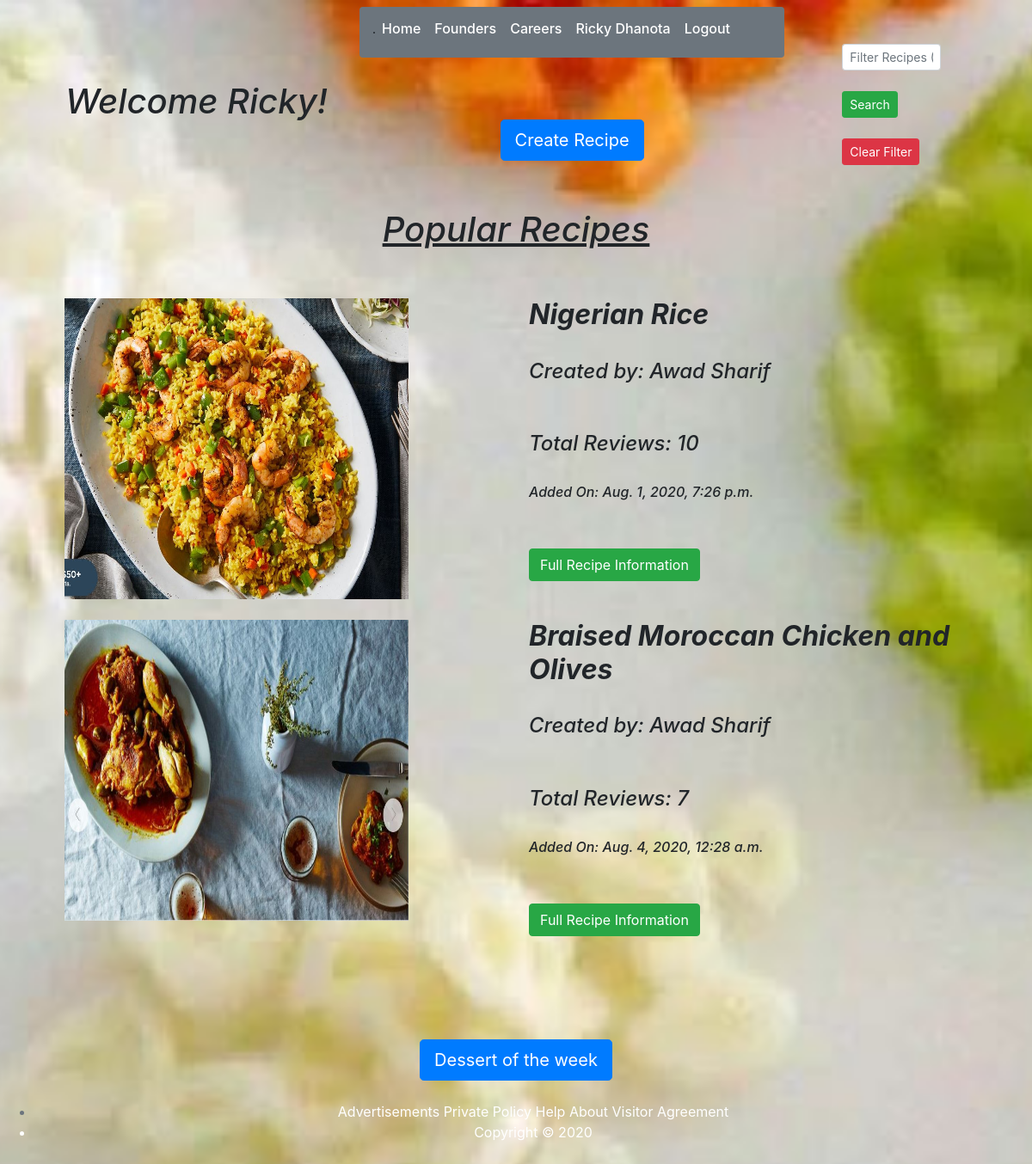
The app's page /welcome (signed in) with its own data.
### recipe_app/models.py (models this page shows)
class User(models.Model):
    first_name = models.CharField(max_length=255)
    last_name = models.CharField(max_length=255)
    email = models.EmailField(max_length=255)
    password = models.CharField(max_length=255)
    created_at = models.DateTimeField(auto_now_add=True)
    updated_at = models.DateTimeField(auto_now=True)
    objects = UserManager()

class Recipes(models.Model):
    name = models.CharField(max_length=255)
    summary = models.TextField()
    ingredients = models.TextField()
    steps = models.TextField()
    image = models.ImageField()
    owner = models.ForeignKey(User,related_name="recipes_of_user",on_delete = models.CASCADE)
    is_dessert = models.BooleanField()
    created_at = models.DateTimeField(auto_now_add=True)
    updated_at = models.DateTimeField(auto_now=True)
    objects = Recipes_Manager()

### recipe_app/views.py (the view)
# urls.py: path('welcome', views.welcome),
def welcome(request):
    if 'userid' not in request.session:
        return redirect('/')
    user = User.objects.get(id=request.session['userid'])
    recipes = Recipes.objects.all()
    all_reviews = []
    all_recipes = []
    sorted_recipes = []
    for recipe in recipes:
        if recipe.is_dessert == False:
            all_recipes.append(recipe)
            all_reviews.append(len(recipe.reviews_of_recipe.all()))
    all_reviews = sorted(all_reviews, reverse=True)
    i = 0
    for i in range(len(all_reviews)):
        for recipe in all_recipes:
            if (all_reviews[i] == len(recipe.reviews_of_recipe.all())):
                sorted_recipes.append(recipe)
    top_recipes = sorted_recipes
    context = {
        "user": user,
        "Top_Recipes": top_recipes
    }
    return render(request,'welcome.html', context)

### recipe_app/templates/welcome.html (shortened to what this page needs)
<!DOCTYPE html>
<html lang="en">
<head>
    <link rel="stylesheet" href="https://stackpath.bootstrapcdn.com/bootstrap/4.5.0/css/bootstrap.min.css">
    <link rel="stylesheet" type="text/css" href="static/css/style.css">
    {% load static %}
</head>
<body class="welcome bg-light">
    <div class="container">
        <div class="recipes col-12">
            <div class="navbar col-12">
                <em><h1 class="active display-6">Welcome {{user.first_name}}!</h1></em>
                <div class="col-6 text-center">
                    <nav class="navbar navbar-expand-lg rounded navbar-light bg-secondary">
                    <span class="border border-dark text-right"></span>
                    <div class="collapse navbar-collapse" id="navbarNav">
                        <ul class="navbar-nav text-center">
                            <li class="nav-item active">
                                <h6><a class="nav-link text-white" href="/cookbook">Home</a></h6>
                            </li>
                            <li class="nav-item active">
                                <h6><a class="nav-link text-white" href="/founders">Founders</a></h6>
                            </li>
                            <li class="nav-item active">
                                <h6><a class="nav-link text-white" href="#">Careers</a></h6>
                            </li>
                            <li class="nav-item active">
                                <h6><a class="nav-link text-white" href="/userprofile/{{user.id}}">{{user.first_name}} {{user.last_name}}</a></h6>
                            </li>
                            <li class="nav-item active">
                                <h6><a class="nav-link text-white" href="/logout">Logout</a></h6>
                            </li>
                        </ul>
                    </div>
                </nav>
                    <br><br><br>
                    <a class="btn btn-primary btn-lg" href="/recipe/create" role="button">Create Recipe</a>
                    <br><br><br>
                </div>
                <div class="col-2">
                    <div class="col-12">
                        <form action="/recipe/filter" method="post" id="recipe_filter">
                            <input type="text" class="form-control form-control-sm rounded-plll" placeholder="Filter Recipes (Case Sensitive)" name="Filter">
                            <br>
                            <button type="submit" class="btn btn-sm btn-success">Search</button>
                        </form>
                        <br>
                        <a href="/welcome" class="btn btn-sm btn-danger" role="button" id="clear_recipe" aria-pressed="true">Clear Filter</a>
                    </div>
                </div>
            </div>
            <div class="col-12">
                <u><em><h1 class="text-center">Popular Recipes</h1></em></u>
                <br><br>
                {% for recipe in Top_Recipes %}
                    <div class="row">
                        <div class="col-6">
                            <a href="/recipe/info/{{recipe.id}}"><img src="{{recipe.image.url}}" width="400" height="350"></a>
                        </div>
                        <div class="col-6">
                            <em><h2><strong>{{recipe.name}}</strong></h2></em>
                            <br>
                            <em><h4>Created by: {{recipe.owner.first_name}} {{recipe.owner.last_name}}</h4></em>
                            <br><br>
                            <em><h4>Total Reviews: {{recipe.reviews_of_recipe.all.count}}</h4></em>
                            <br>
                            <em><h6>Added On: {{recipe.created_at}}</h6></em>
                            <br><br>
                            <a class="btn btn-success" href="/recipe/info/{{recipe.id}}" role="button">Full Recipe Information</a>
                        </div>
                    </div>
                    <br>
                {% endfor %}
            </div>
        </div>
    </div>
    <footer class="my-5 pt-5 light text-muted text-center text-center">
        <a class="btn btn-primary btn-lg" href="/dessert/best" role="button">Dessert of the week</a>
        <br><br>
        <ul>
            <li><a class="text-white" href="/advertisements">Advertisements</a>  <a class="text-white" href="/policy">Private Policy</a> <a class="text-white" href="/help">Help</a> <a class="text-white" href="/about">About</a> <a class="text-white" href="/policy">Visitor Agreement</a></li>
            <li class="text-white">Copyright &copy;  2020</li>
        </ul>
    </footer>
</body>
</html>

### recipe_app/static/css/style.css (style rules this page uses)
.welcome { background-image: url("/static/cut_vegetables.JPG"); background-size: 100%; background-position: center; background-repeat: no-repeat; background-size: cover; }

### records on screen
User: first_name "Ricky", last_name "Dhanota"
Recipes: image (picture), name "Nigerian Rice", owner.first_name "Awad", owner.last_name "Sharif", reviews_of_recipe.all.count "10", created_at "Aug. 1, 2020, 7:26 p.m."
Recipes: image (picture), name "Braised Moroccan Chicken and Olives", owner.first_name "Awad", owner.last_name "Sharif", reviews_of_recipe.all.count "7", created_at "Aug. 4, 2020, 12:28 a.m."
